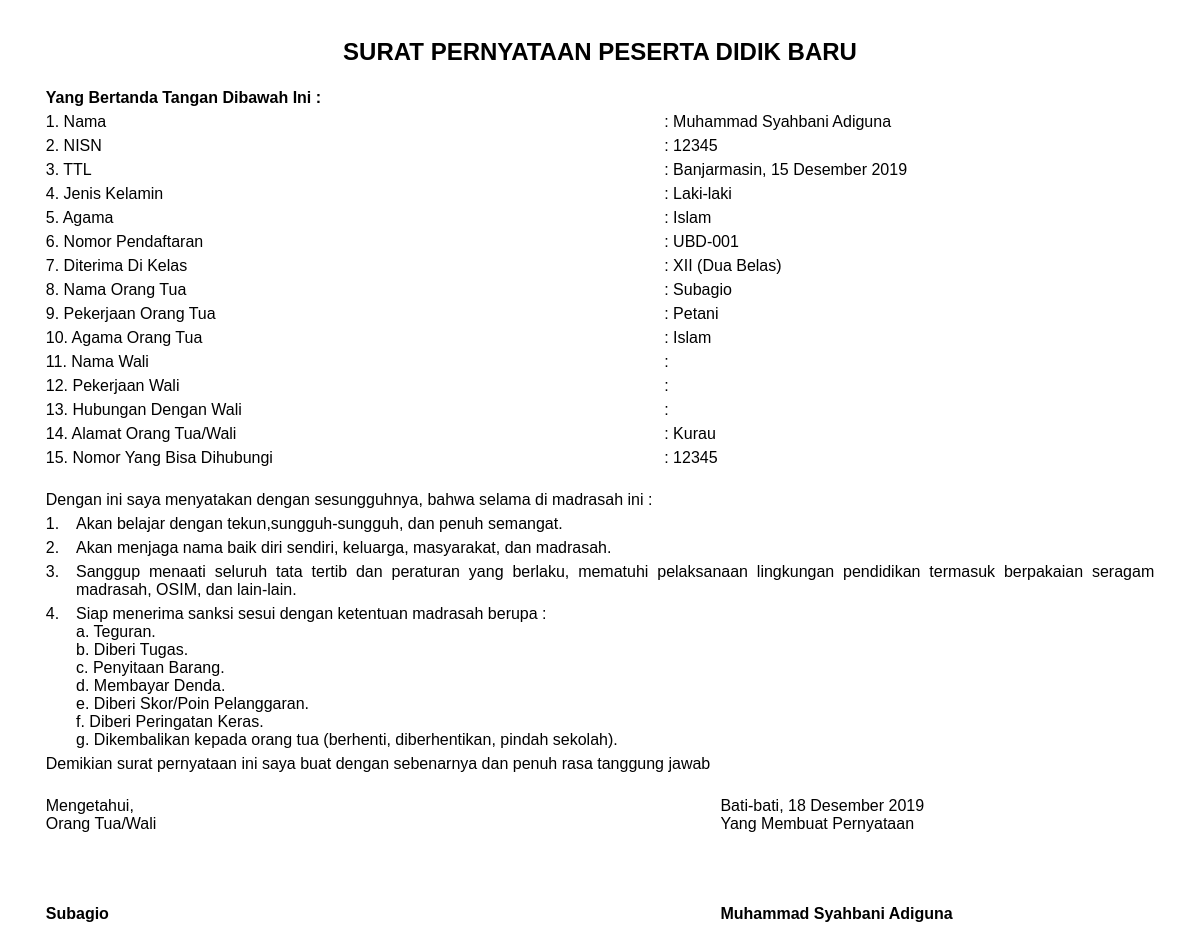
The page /admin/pernyataan2.php?id=1 on the database its author committed.
### tables this page shows
CREATE TABLE `pendaftar` (
  `id_pendaftar` int(11) NOT NULL,
  `no_pendaftar` varchar(25) NOT NULL,
  `nama_pendaftar` varchar(25) NOT NULL,
  `bin_binti` varchar(25) NOT NULL,
  `status_pendaftar` varchar(15) DEFAULT NULL,
  `tahun_pendaftar` varchar(4) NOT NULL
);

CREATE TABLE `peserta_didik` (
  `id_pesdik` int(11) NOT NULL,
  `no_pendaftar` varchar(25) NOT NULL,
  `nama_pesdik` varchar(25) NOT NULL,
  `nisn_pesdik` varchar(15) NOT NULL,
  `id_agama` int(11) NOT NULL,
  `tempat_lahir_pesdik` varchar(25) NOT NULL,
  `tanggal_lahir_pesdik` varchar(25) NOT NULL,
  `id_kelas` int(11) NOT NULL,
  `jk` varchar(20) NOT NULL
);

CREATE TABLE `orang_tua` (
  `id_orang_tua` int(11) NOT NULL,
  `id_pesdik` int(11) NOT NULL,
  `nama_orang_tua` varchar(25) NOT NULL,
  `pekerjaan_orang_tua` varchar(25) NOT NULL,
  `id_agama` int(11) NOT NULL,
  `alamat_orang_tua` text NOT NULL,
  `no_orang_tua` varchar(13) NOT NULL,
  `hub_orang_tua` varchar(50) NOT NULL
);

CREATE TABLE `agama` (
  `id_agama` int(11) NOT NULL,
  `nama_agama` varchar(25) NOT NULL
);

### admin/tgl_indo.php (called while the page is built, shortened)
<?php
function tgl_indo($day){
 $day = explode ("-",$day);
 switch ($day[1]){
 case 12:
 $day[1] = "Desember";
 break;
 }
 $day_indo = $day[2]." ".$day[1]." ".$day[0];
 return $day_indo;
}

### admin/pernyataan2.php (the view, shortened to what this page needs)
<?php
  include 'tgl_indo.php';
  $tanggal = date("Y-m-d");
?>
<!DOCTYPE html>
<html>
<head>
</head>
<body>
 <h2 style="text-transform: uppercase; text-align: center;">Surat Pernyataan Peserta Didik Baru</h2>
 <?php
 	$id_pendaftar = $_GET['id'];
 	$pesdik = mysql_query("SELECT * FROM `pendaftar` JOIN peserta_didik ON peserta_didik.no_pendaftar=pendaftar.no_pendaftar JOIN kelas ON peserta_didik.id_kelas=kelas.id_kelas WHERE pendaftar.id_pendaftar = '$id_pendaftar' ORDER BY id_pendaftar DESC");
 	while($pesdikk = mysql_fetch_array($pesdik)) {
 		$id_pesdik = $pesdikk['id_pesdik'];
 		$nama_pesdik = $pesdikk['nama_pesdik'];
 		$nama_kelas = $pesdikk['nama_kelas'];
 		$jk = $pesdikk['jk'];
 		$nisn = $pesdikk['nisn_pesdik'];
 		$tmp_lahir = $pesdikk['tempat_lahir_pesdik'];
 		$tgl_lahir = $pesdikk['tanggal_lahir_pesdik'];
 		$no_pendaftar = $pesdikk['no_pendaftar'];
 	}
 	$pekerjaan_wali = '';
 	$nama_wali = '';
 	$hub = '';
 	$cek_wali = mysql_query("SELECT * FROM `wali_pesdik` JOIN peserta_didik ON wali_pesdik.id_pesdik=peserta_didik.id_pesdik WHERE peserta_didik.id_pesdik='$id_pesdik'");
 	while($cek_walii = mysql_fetch_array($cek_wali)) {
 		$nama_wali = $cek_walii['nama_wali'];
 	};
 	if (!empty($nama_wali)) {
 		$wali = mysql_query("SELECT * FROM `wali_pesdik` JOIN peserta_didik ON wali_pesdik.id_pesdik=peserta_didik.id_pesdik JOIN agama ON wali_pesdik.id_agama=agama.id_agama WHERE peserta_didik.id_pesdik='$id_pesdik'");
	 	while($walii = mysql_fetch_array($wali)) {
	 		$nama_wali = $walii['nama_wali'];
	 		$pekerjaan_wali = $walii['pekerjaan_wali'];
	 		$alamat = $walii['alamat_wali'];
	 		$no = $walii['no_wali'];
	 		$hub = $walii['hub_wali'];
	 		$agama = $walii['nama_agama'];
	 	};
 	} else {
 		$orang_tua = mysql_query("SELECT * FROM `orang_tua` JOIN peserta_didik ON orang_tua.id_pesdik=peserta_didik.id_pesdik JOIN agama ON orang_tua.id_agama=agama.id_agama WHERE peserta_didik.id_pesdik='$id_pesdik'");
	 	while($orang_tuaa = mysql_fetch_array($orang_tua)) {
	 		$alamat = $orang_tuaa['alamat_orang_tua'];
	 		$no = $orang_tuaa['no_orang_tua'];
	 		$agama = $orang_tuaa['nama_agama'];
	 	};
 	}
 	$orang_tua = mysql_query("SELECT * FROM `orang_tua` JOIN peserta_didik ON orang_tua.id_pesdik=peserta_didik.id_pesdik JOIN agama ON orang_tua.id_agama=agama.id_agama WHERE peserta_didik.id_pesdik='$id_pesdik'");
	 	while($orang_tuaa = mysql_fetch_array($orang_tua)) {
	 		$nama = $orang_tuaa['nama_orang_tua'];
	 		$pekerjaan = $orang_tuaa['pekerjaan_orang_tua'];
	 	};
 ?>
 <table width="100%" border="0">
 	<tbody>
 		<tr>
 			<td colspan="2"><b>Yang Bertanda Tangan Dibawah Ini :</b></td>
 		</tr>
 		<tr>
 			<td width="55%">1. Nama</td>
 			<td>: <?php echo $nama_pesdik; ?></td>
 		</tr>
 		<tr>
 			<td width="55%">2. NISN</td>
 			<td>: <?php echo $nisn; ?></td>
 		</tr>
 		<tr>
 			<td width="55%">3. TTL</td>
 			<td>: <?php echo $tmp_lahir; ?>, <?php echo tgl_indo($tgl_lahir); ?></td>
 		</tr>
 		<tr>
 			<td width="55%">4. Jenis Kelamin</td>
 			<td>: <?php echo $jk; ?></td>
 		</tr>
 		<tr>
 			<td width="55%">5. Agama</td>
 			<td>: <?php echo $agama; ?></td>
 		</tr>
 		<tr>
 			<td width="55%">6. Nomor Pendaftaran</td>
 			<td>: <?php echo $no_pendaftar; ?></td>
 		</tr>
 		<tr>
 			<td width="55%">7. Diterima Di Kelas</td>
 			<td>: <?php
 				if ($nama_kelas=='X') {
 				 	echo "X (Sepuluh)";
 				} elseif($nama_kelas=='XI') {
 				 	echo "XI (Sebelas)";
 				} elseif($nama_kelas=='XII') {
 				 	echo "XII (Dua Belas)";
 				}
 			?></td>
 		</tr>
 		<tr>
 			<td width="55%">8. Nama Orang Tua</td>
 			<td>: <?php echo $nama; ?></td>
 		</tr>
 		<tr>
 			<td width="55%">9. Pekerjaan Orang Tua</td>
 			<td>: <?php echo $pekerjaan; ?></td>
 		</tr>
 		<tr>
 			<td width="55%">10. Agama Orang Tua</td>
 			<td>: <?php echo $agama; ?></td>
 		</tr>
 		<tr>
 			<td width="55%">11. Nama Wali</td>
 			<td>: <?php echo $nama_wali; ?></td>
 		</tr>
 		<tr>
 			<td width="55%">12. Pekerjaan Wali</td>
 			<td>: <?php echo $pekerjaan_wali; ?></td>
 		</tr>
 		<tr>
 			<td width="55%">13. Hubungan Dengan Wali</td>
 			<td>: <?php echo $hub; ?></td>
 		</tr>
 		<tr>
 			<td width="55%">14. Alamat Orang Tua/Wali</td>
 			<td>: <?php echo $alamat; ?></td>
 		</tr>
 		<tr>
 			<td width="55%">15. Nomor Yang Bisa Dihubungi</td>
 			<td>: <?php echo $no; ?></td>
 		</tr>
 	</tbody>
 </table>
 <br>
 <table width="100%" border="0" style="text-align: justify;">
 	<tbody>
 		<tr>
 			<td colspan="2" width="100%">Dengan ini saya menyatakan dengan sesungguhnya, bahwa selama di madrasah ini :</td>
 		</tr>
 		<tr>
 			<td width="1%">
 				1.
 			</td>
 			<td width="90%">
 				Akan belajar dengan tekun,sungguh-sungguh, dan penuh semangat.
 			</td>
 		</tr>
 		<tr>
 			<td width="1%">
 				2.
 			</td>
 			<td width="90%">
 				Akan menjaga nama baik diri sendiri, keluarga, masyarakat, dan madrasah.
 			</td>
 		</tr>
 		<tr>
 			<td width="1%">
 				3.
 			</td>
 			<td width="90%">
 				Sanggup menaati seluruh tata tertib dan peraturan yang berlaku, mematuhi pelaksanaan lingkungan pendidikan termasuk berpakaian seragam madrasah, OSIM, dan lain-lain.
 			</td>
 		</tr>
 		<tr>
 			<td width="1%">
 				4.
 			</td>
 			<td width="90%">
 				Siap menerima sanksi sesui dengan ketentuan madrasah berupa :<br>
 				a. Teguran.<br>
 				b. Diberi Tugas.<br>
 				c. Penyitaan Barang.<br>
 				d. Membayar Denda.<br>
 				e. Diberi Skor/Poin Pelanggaran.<br>
 				f. Diberi Peringatan Keras.<br>
 				g. Dikembalikan kepada orang tua (berhenti, diberhentikan, pindah sekolah).<br>
 			</td>
 		</tr>
 		<tr>
 			<td colspan="2" width="100%">Demikian surat pernyataan ini saya buat dengan sebenarnya dan penuh rasa tanggung jawab</td>
 		</tr>
 	</tbody>
 </table>
 <br>
 <table border="0" width="100%">
 	<tbody>
 		<tr>
 			<td width="60%">
 			Mengetahui,<br>
 			Orang Tua/Wali<br><br><br><br><br>
 			<b><?php
 				if (!empty($nama_wali)) {
			 		echo $nama_wali;
			 	} else {
			 		echo $nama;
			 	}
 			?></b>
 			</td>
 			<td>
 			Bati-bati, <?php echo tgl_indo($tanggal) ?><br>
 			Yang Membuat Pernyataan<br><br><br><br><br>
 			<b><?php echo $nama_pesdik;?></b>
 			</td>
 		</tr>
 	</tbody>
 </table>
</body>
</html>

### admin/pernyataan2.php (style rules this page uses)
body { font-family: sans-serif; margin-top: 1cm; margin-bottom: 1cm; margin-right: 1cm; margin-left: 1cm; }
table { margin: 0px auto; border-collapse: collapse; }
table th, table td { border: 0px solid #3c3c3c; padding: 3px 8px; vertical-align: top; }

### rows shown on the page
pendaftar: peserta_didik.nama_pesdik "Muhammad Syahbani Adiguna", peserta_didik.nisn_pesdik "12345", peserta_didik.tempat_lahir_pesdik "Banjarmasin", peserta_didik.tanggal_lahir_pesdik "15 Desember 2019", peserta_didik.jk "Laki-laki", peserta_didik.no_pendaftar "UBD-001"
orang_tua: id_agama.nama_agama "Islam", nama_orang_tua "Subagio", pekerjaan_orang_tua "Petani", alamat_orang_tua "Kurau", no_orang_tua "12345"
